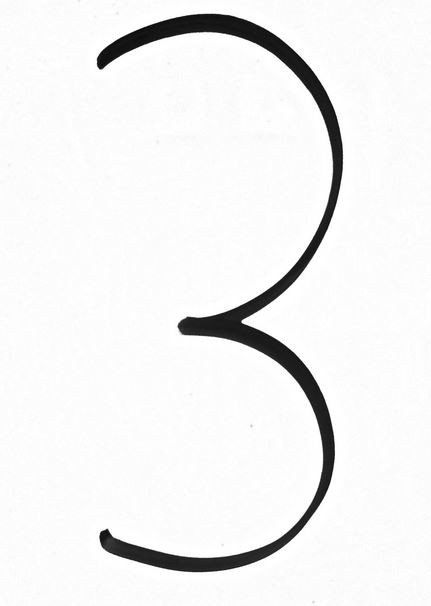
#> input picture digitRecognition/3.jpg, 431 x 606 px, found by its file name
$ python GenerateBase.py   (Python 2 division)
#> lines starting #> are read from the running program, lines starting #| are printed output that depends on the picture; after the words box and inside, x2 and y2 are one past the last pixel; in counts of white or black regions, pixels touching at a corner belong together
import sys
import numpy as np
import cv2

#Il faut créer sa base soi-même donc impossible car elle serait trop petite

im = cv2.imread("/home/auronmustang/ProjetMultimedia/PyDigR/3.JPG")
#> im is the input picture: shape (606, 431, 3); min 0, max 255, mean 239.8
im3 = im.copy()

gray = cv2.cvtColor(im,cv2.COLOR_BGR2GRAY)
blur = cv2.GaussianBlur(gray,(5,5),0)
thresh = cv2.adaptiveThreshold(blur,255,1,1,11,2)
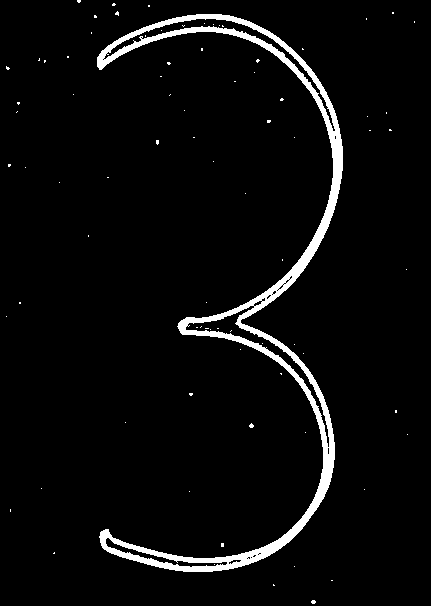
#> thresh: shape (606, 431); 4.4% white; 82 white regions (81 under 20 px)

#################      Now finding Contours         ###################

contours,hierarchy = cv2.findContours(thresh,cv2.RETR_LIST,cv2.CHAIN_APPROX_SIMPLE)
#> contours = 109 contours, 103 with area under 20; largest, box (x1, y1, x2, y2) and area: (97, 14, 343, 572) 13701, (103, 18, 336, 132) 1792, (185, 305, 330, 448) 1708, (105, 537, 228, 568) 605, (228, 559, 242, 565) 34, (253, 300, 263, 307) 29

samples =  np.empty((0,100))
responses = []
keys = [i for i in range(48,58)]

for cnt in contours:
    if cv2.contourArea(cnt)>50:
        [x,y,w,h] = cv2.boundingRect(cnt)

        if  h>28:
            cv2.rectangle(im,(x,y),(x+w,y+h),(0,0,255),2)
            roi = thresh[y:y+h,x:x+w]
            roismall = cv2.resize(roi,(10,10))
            cv2.imshow('norm',im)
            key = cv2.waitKey(0)

            if key == 27:  # (escape to quit)
                sys.exit()
#> (the program exits here)

$ run again, with digitRecognition/2.jpg copied over digitRecognition/3.jpg
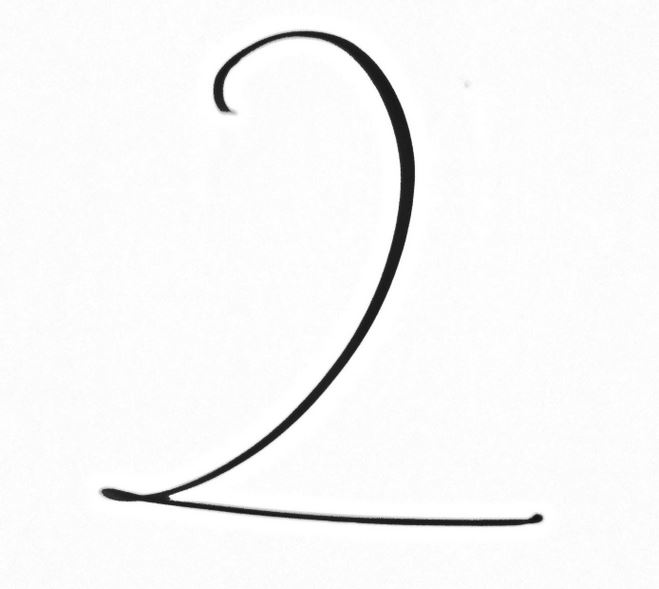
#> input picture digitRecognition/2.jpg, 659 x 589 px, found by its file name
#> im is the input picture: shape (589, 659, 3); min 13, max 255, mean 246.5
#> `thresh = cv2.adaptiveThreshold(blur,255,1,1,11,2)`:
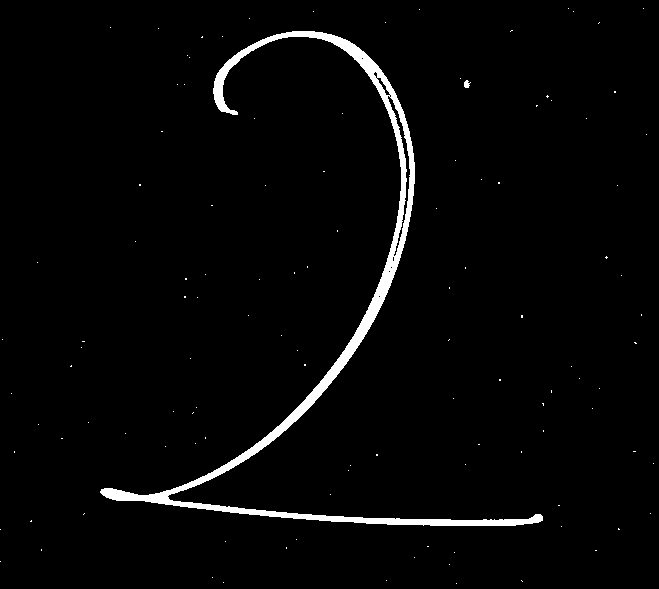
#> thresh: shape (589, 659); 2.6% white; 117 white regions (115 under 20 px)
#> contours = 126 contours, 122 with area under 20; largest, box (x1, y1, x2, y2) and area: (100, 31, 543, 526) 9270, (387, 95, 411, 257) 597, (376, 77, 391, 96) 73, (464, 80, 471, 88) 26

$ run again, with digitRecognition/4.jpg copied over digitRecognition/3.jpg
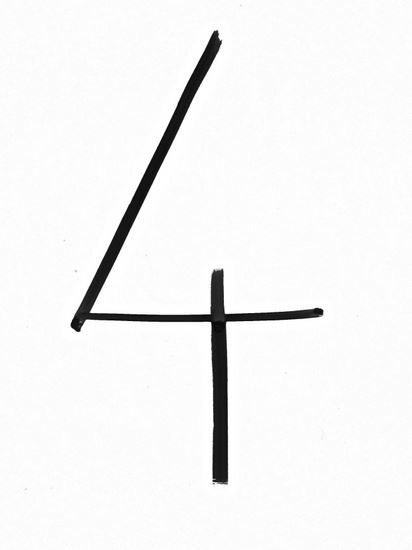
#> input picture digitRecognition/4.jpg, 412 x 550 px, found by its file name
#> im is the input picture: shape (550, 412, 3); min 0, max 255, mean 243.5
#> `thresh = cv2.adaptiveThreshold(blur,255,1,1,11,2)`:
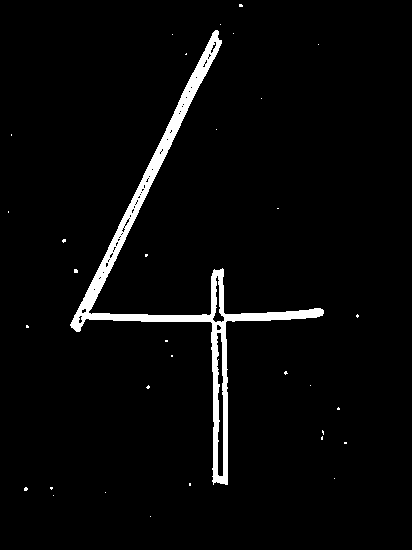
#> thresh: shape (550, 412); 3.5% white; 33 white regions (32 under 20 px)
#> contours = 92 contours, 86 with area under 20; largest, box (x1, y1, x2, y2) and area: (70, 30, 324, 485) 7912, (216, 332, 224, 477) 752, (212, 275, 225, 323) 207, (210, 41, 217, 54) 31, (216, 324, 222, 331) 22, (78, 315, 83, 324) 22

$ run again, with digitRecognition/5.jpg copied over digitRecognition/3.jpg
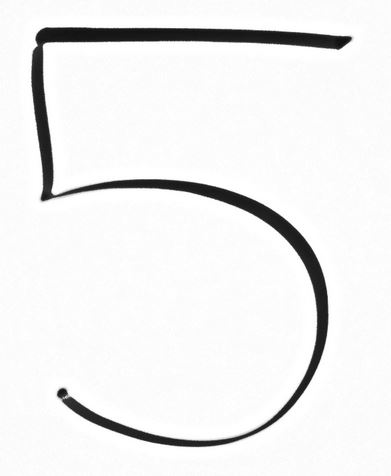
#> input picture digitRecognition/5.jpg, 391 x 476 px, found by its file name
#> im is the input picture: shape (476, 391, 3); min 9, max 255, mean 237.8
#> `blur = cv2.GaussianBlur(gray,(5,5),0)`:
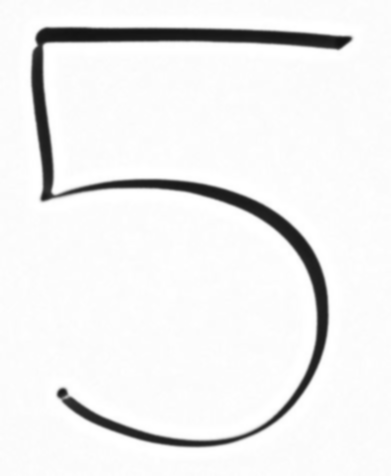
#> blur: shape (476, 391); min 19, max 255, mean 237.8
#> `thresh = cv2.adaptiveThreshold(blur,255,1,1,11,2)`:
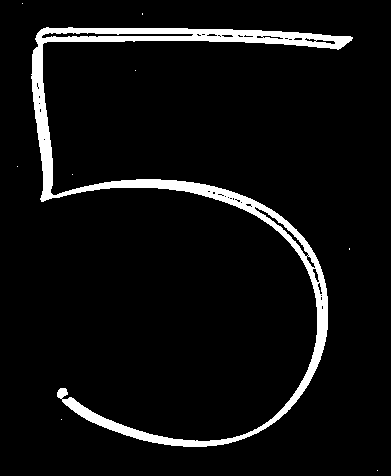
#> thresh: shape (476, 391); 6.1% white; 9 white regions (8 under 20 px)
#> contours = 52 contours, 40 with area under 20; largest, box (x1, y1, x2, y2) and area: (31, 27, 353, 447) 11098, (41, 32, 194, 39) 510, (254, 206, 309, 257) 256, (315, 39, 336, 45) 56, (312, 268, 320, 283) 48
